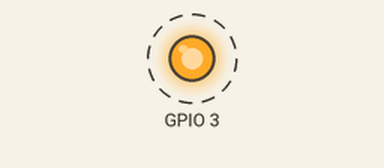
A program run on a simulated Raspberry Pi (BCM pin numbers). On the bench: output pins drawn as LEDs (lit = HIGH). Dashed ring = blinking. What the program prints to the terminal is not drawn. At 10.0 s the program stops and its outputs stay as they are.

Above: at 0.5 s.
Timing chart, 0 to 4.6 s (numbered marks = the images above):
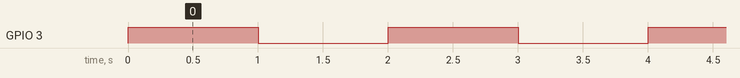

The program:

BlinkendeLEDZaehler.py
```python
import RPi.GPIO as GPIO
import time
GPIO.setmode(GPIO.BCM)
GPIO.setup(3, GPIO.OUT)
zaehler = 0
while zaehler < 5:
    GPIO.output(3, GPIO.HIGH)
    print "an!"
    time.sleep(1)
    GPIO.output(3, GPIO.LOW)
    print "aus!"
    time.sleep(1)
    zaehler = zaehler + 1
```

Measured:
- by itself, GPIO 3: alternates HIGH for 1.0 s and LOW for 1.0 s, 10 changes in all, then stays LOW
